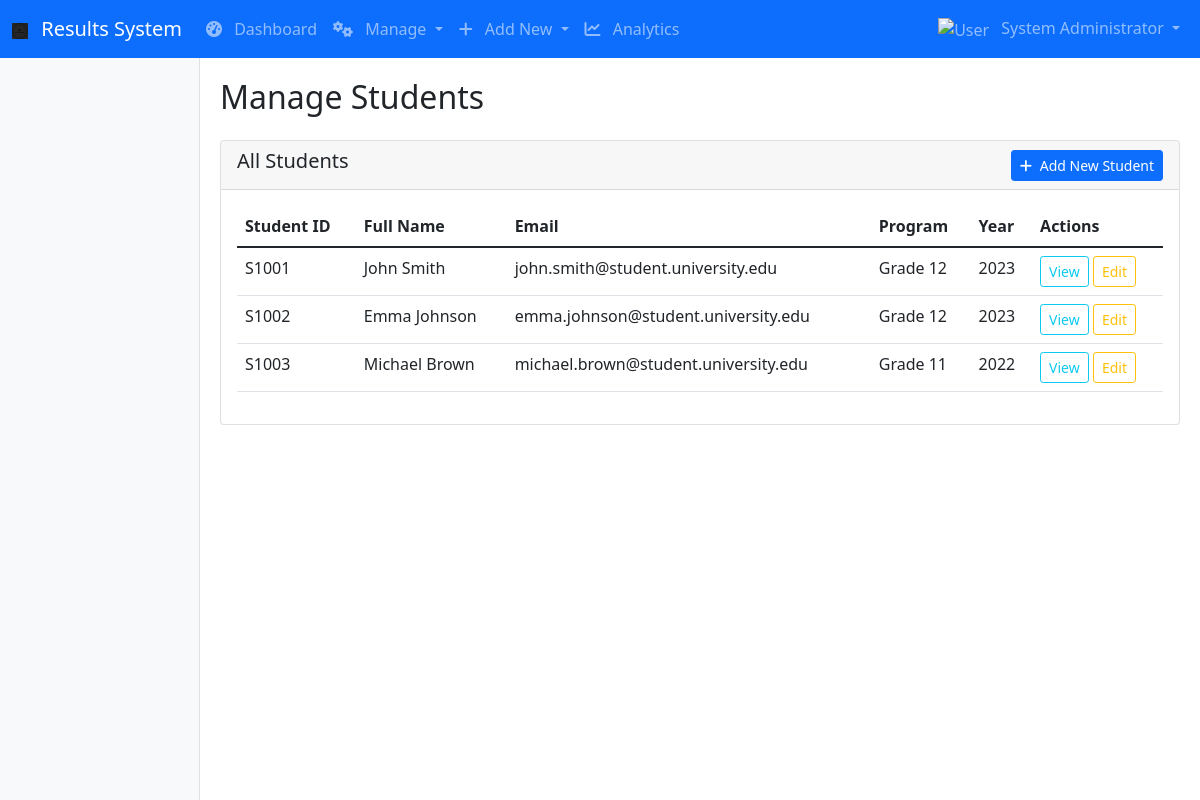
Page /admin/students (signed in) on the earlier database version.
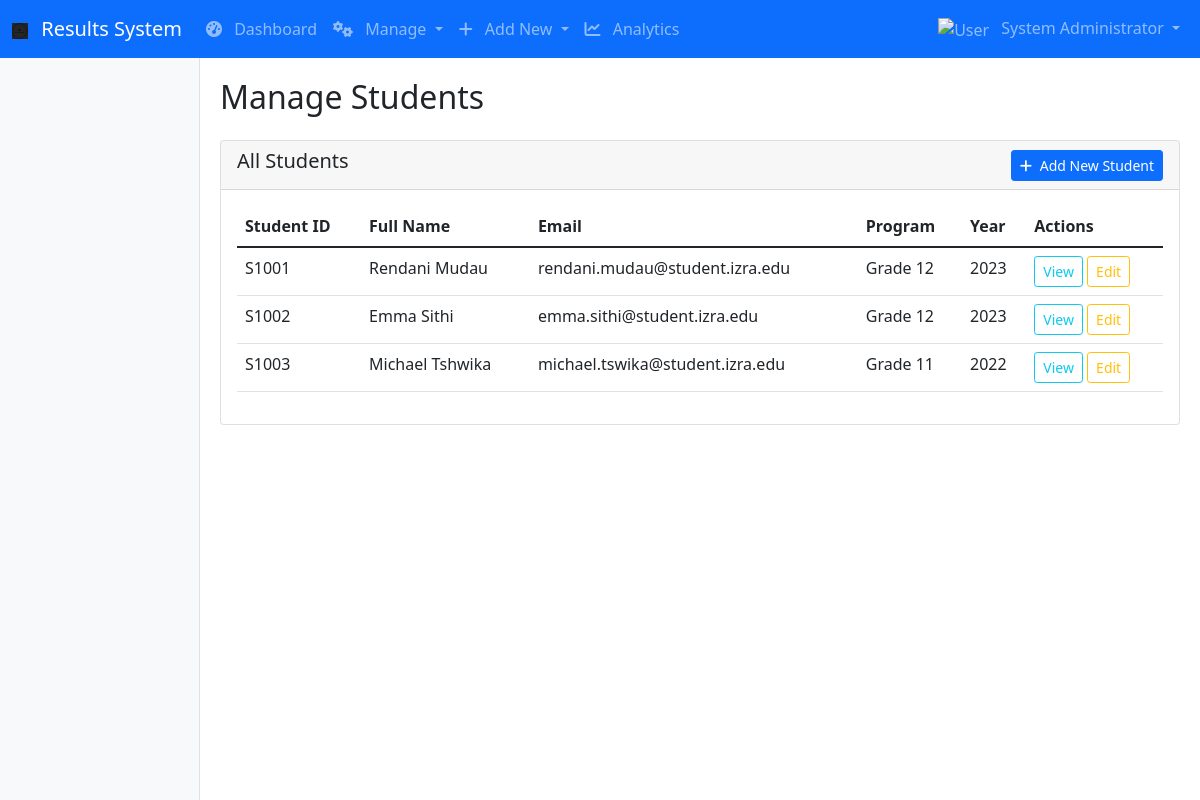
Same page on the later database version.
### tables this page shows
CREATE TABLE students
                 (id INTEGER PRIMARY KEY AUTOINCREMENT,
                 student_id TEXT UNIQUE NOT NULL,
                 full_name TEXT NOT NULL,
                 email TEXT NOT NULL,
                 program TEXT,
                 year INTEGER,
                 date_of_birth TEXT,
                 phone_number TEXT,
                 address TEXT);

### app.py (the view)
    def decorated_function(*args, **kwargs):
        if 'role' not in session or session['role'] != 'admin':
            flash('Admin access required.', 'danger')
            return redirect(url_for('login'))
        return f(*args, **kwargs)

### app.py (called while the page is built)
def get_db_connection():
    conn = sqlite3.connect('results.db')
    conn.row_factory = sqlite3.Row
    return conn

def admin_required(f):
    def decorated_function(*args, **kwargs):
        if 'role' not in session or session['role'] != 'admin':
            flash('Admin access required.', 'danger')
            return redirect(url_for('login'))
        return f(*args, **kwargs)
    decorated_function.__name__ = f.__name__
    return decorated_function

@app.context_processor
def utility_processor():
    def now(format='%Y-%m-%d %H:%M'):
        return datetime.now().strftime(format)
    return dict(now=now)

@app.route('/admin/students')
@admin_required
def manage_students():
    conn = get_db_connection()
    students = conn.execute('SELECT * FROM students ORDER BY student_id').fetchall()
    conn.close()
    return render_template('manage_students.html', students=students)

### templates/manage_students.html
{% extends "base.html" %}
{% block content %}
<h2 class="mb-4">Manage Students</h2>
<div class="card">
    <div class="card-header d-flex justify-content-between align-items-center">
        <h5>All Students</h5>
        <a href="{{ url_for('add_student') }}" class="btn btn-primary btn-sm">
            <i class="fas fa-plus me-1"></i> Add New Student
        </a>
    </div>
    <div class="card-body">
        {% if students %}
        <div class="table-responsive">
            <table class="table table-hover">
                <thead>
                    <tr>
                        <th>Student ID</th>
                        <th>Full Name</th>
                        <th>Email</th>
                        <th>Program</th>
                        <th>Year</th>
                        <th>Actions</th>
                    </tr>
                </thead>
                <tbody>
                    {% for student in students %}
                    <tr>
                        <td>{{ student.student_id }}</td>
                        <td>{{ student.full_name }}</td>
                        <td>{{ student.email }}</td>
                        <td>{{ student.program }}</td>
                        <td>{{ student.year }}</td>
                        <td>
                            <button class="btn btn-sm btn-outline-info">View</button>
                            <button class="btn btn-sm btn-outline-warning">Edit</button>
                        </td>
                    </tr>
                    {% endfor %}
                </tbody>
            </table>
        </div>
        {% else %}
        <p class="text-center">No students found.</p>
        {% endif %}
    </div>
</div>
{% endblock %}

Differences in the rows shown:
changed students: full_name "John Smith" → "Rendani Mudau"; email "john.smith@student.university.edu" → "rendani.mudau@student.izra.edu"
changed students: full_name "Emma Johnson" → "Emma Sithi"; email "emma.johnson@student.university.edu" → "emma.sithi@student.izra.edu"
changed students "Grade 11": full_name "Michael Brown" → "Michael Tshwika"; email "michael.brown@student.university.edu" → "michael.tswika@student.izra.edu"
